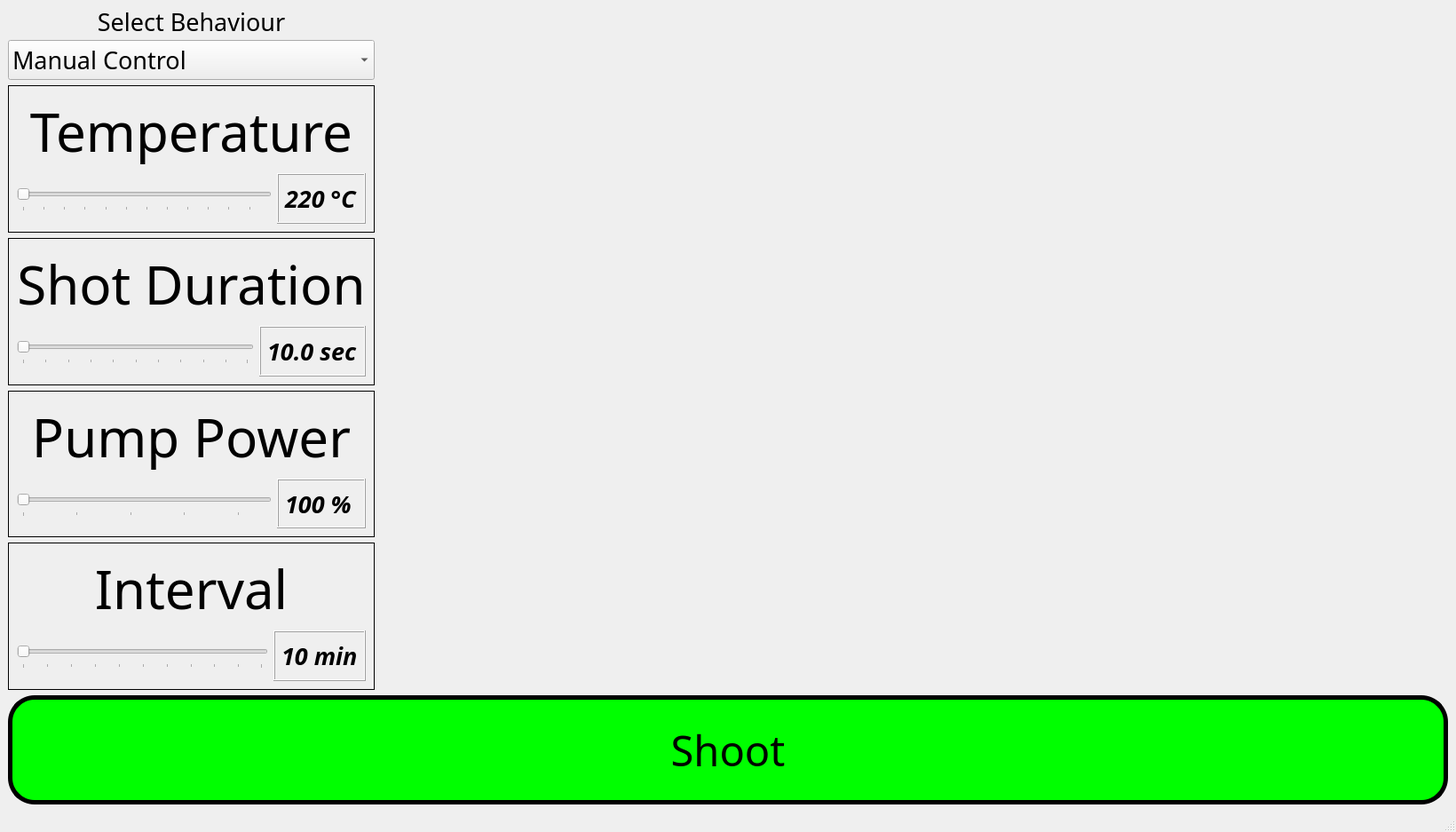
<?xml version="1.0" encoding="UTF-8"?>
<ui version="4.0">
 <class>Fogster2000</class>
 <widget class="QMainWindow" name="Fogster2000">
  <property name="geometry">
   <rect>
    <x>0</x>
    <y>0</y>
    <width>1640</width>
    <height>937</height>
   </rect>
  </property>
  <property name="windowTitle">
   <string>Fogster2000</string>
  </property>
  <widget class="QWidget" name="centralwidget">
   <layout class="QGridLayout" name="gridLayout_5">
    <item row="0" column="0">
     <layout class="QVBoxLayout" name="verticalLayout_7">
      <item>
       <layout class="QHBoxLayout" name="horizontalLayout_5">
        <item>
         <layout class="QVBoxLayout" name="verticalLayout_6">
          <item>
           <widget class="QLabel" name="label_2">
            <property name="sizePolicy">
             <sizepolicy hsizetype="Minimum" vsizetype="Minimum">
              <horstretch>0</horstretch>
              <verstretch>0</verstretch>
             </sizepolicy>
            </property>
            <property name="minimumSize">
             <size>
              <width>0</width>
              <height>30</height>
             </size>
            </property>
            <property name="maximumSize">
             <size>
              <width>16777215</width>
              <height>30</height>
             </size>
            </property>
            <property name="font">
             <font>
              <family>Harlow Solid Italic</family>
              <pointsize>20</pointsize>
             </font>
            </property>
            <property name="text">
             <string>Select Behaviour</string>
            </property>
            <property name="alignment">
             <set>Qt::AlignCenter</set>
            </property>
           </widget>
          </item>
          <item>
           <widget class="QComboBox" name="selector">
            <property name="font">
             <font>
              <family>Harlow Solid Italic</family>
              <pointsize>20</pointsize>
             </font>
            </property>
            <item>
             <property name="text">
              <string>Manual Control</string>
             </property>
            </item>
            <item>
             <property name="text">
              <string>Shoot in Intervals</string>
             </property>
            </item>
            <item>
             <property name="text">
              <string>Shoot Continuously</string>
             </property>
            </item>
           </widget>
          </item>
          <item>
           <layout class="QVBoxLayout" name="verticalLayout_5">
            <item>
             <widget class="QFrame" name="frame">
              <property name="frameShape">
               <enum>QFrame::Box</enum>
              </property>
              <property name="frameShadow">
               <enum>QFrame::Plain</enum>
              </property>
              <property name="lineWidth">
               <number>1</number>
              </property>
              <layout class="QGridLayout" name="gridLayout">
               <item row="0" column="0">
                <layout class="QVBoxLayout" name="verticalLayout">
                 <item>
                  <widget class="QLabel" name="label">
                   <property name="font">
                    <font>
                     <family>Harlow Solid Italic</family>
                     <pointsize>45</pointsize>
                    </font>
                   </property>
                   <property name="text">
                    <string>Temperature</string>
                   </property>
                   <property name="alignment">
                    <set>Qt::AlignCenter</set>
                   </property>
                  </widget>
                 </item>
                 <item>
                  <layout class="QHBoxLayout" name="horizontalLayout">
                   <item>
                    <widget class="QSlider" name="s_temp">
                     <property name="minimumSize">
                      <size>
                       <width>198</width>
                       <height>30</height>
                      </size>
                     </property>
                     <property name="cursor">
                      <cursorShape>CrossCursor</cursorShape>
                     </property>
                     <property name="maximum">
                      <number>235</number>
                     </property>
                     <property name="pageStep">
                      <number>20</number>
                     </property>
                     <property name="orientation">
                      <enum>Qt::Horizontal</enum>
                     </property>
                     <property name="tickPosition">
                      <enum>QSlider::TicksBelow</enum>
                     </property>
                    </widget>
                   </item>
                   <item>
                    <widget class="QLabel" name="v_temp">
                     <property name="sizePolicy">
                      <sizepolicy hsizetype="Maximum" vsizetype="Preferred">
                       <horstretch>0</horstretch>
                       <verstretch>0</verstretch>
                      </sizepolicy>
                     </property>
                     <property name="minimumSize">
                      <size>
                       <width>100</width>
                       <height>0</height>
                      </size>
                     </property>
                     <property name="maximumSize">
                      <size>
                       <width>260</width>
                       <height>16777215</height>
                      </size>
                     </property>
                     <property name="font">
                      <font>
                       <family>Harlow Solid Italic</family>
                       <pointsize>20</pointsize>
                       <italic>true</italic>
                       <bold>true</bold>
                      </font>
                     </property>
                     <property name="frameShape">
                      <enum>QFrame::Box</enum>
                     </property>
                     <property name="frameShadow">
                      <enum>QFrame::Raised</enum>
                     </property>
                     <property name="text">
                      <string>220 °C</string>
                     </property>
                    </widget>
                   </item>
                  </layout>
                 </item>
                </layout>
               </item>
              </layout>
             </widget>
            </item>
            <item>
             <widget class="QFrame" name="frame_2">
              <property name="frameShape">
               <enum>QFrame::Box</enum>
              </property>
              <property name="frameShadow">
               <enum>QFrame::Plain</enum>
              </property>
              <property name="lineWidth">
               <number>1</number>
              </property>
              <layout class="QGridLayout" name="gridLayout_2">
               <item row="0" column="0">
                <layout class="QVBoxLayout" name="verticalLayout_2">
                 <item>
                  <widget class="QLabel" name="label_3">
                   <property name="font">
                    <font>
                     <family>Harlow Solid Italic</family>
                     <pointsize>45</pointsize>
                    </font>
                   </property>
                   <property name="text">
                    <string>Shot Duration</string>
                   </property>
                   <property name="alignment">
                    <set>Qt::AlignCenter</set>
                   </property>
                  </widget>
                 </item>
                 <item>
                  <layout class="QHBoxLayout" name="horizontalLayout_2">
                   <item>
                    <widget class="QSlider" name="s_dur">
                     <property name="minimumSize">
                      <size>
                       <width>198</width>
                       <height>30</height>
                      </size>
                     </property>
                     <property name="cursor">
                      <cursorShape>CrossCursor</cursorShape>
                     </property>
                     <property name="minimum">
                      <number>1</number>
                     </property>
                     <property name="maximum">
                      <number>200</number>
                     </property>
                     <property name="pageStep">
                      <number>20</number>
                     </property>
                     <property name="orientation">
                      <enum>Qt::Horizontal</enum>
                     </property>
                     <property name="tickPosition">
                      <enum>QSlider::TicksBelow</enum>
                     </property>
                    </widget>
                   </item>
                   <item>
                    <widget class="QLabel" name="v_dur">
                     <property name="sizePolicy">
                      <sizepolicy hsizetype="Maximum" vsizetype="Preferred">
                       <horstretch>0</horstretch>
                       <verstretch>0</verstretch>
                      </sizepolicy>
                     </property>
                     <property name="minimumSize">
                      <size>
                       <width>100</width>
                       <height>0</height>
                      </size>
                     </property>
                     <property name="maximumSize">
                      <size>
                       <width>260</width>
                       <height>16777215</height>
                      </size>
                     </property>
                     <property name="font">
                      <font>
                       <family>Harlow Solid Italic</family>
                       <pointsize>20</pointsize>
                       <italic>true</italic>
                       <bold>true</bold>
                      </font>
                     </property>
                     <property name="frameShape">
                      <enum>QFrame::Box</enum>
                     </property>
                     <property name="frameShadow">
                      <enum>QFrame::Raised</enum>
                     </property>
                     <property name="text">
                      <string>10.0 sec</string>
                     </property>
                    </widget>
                   </item>
                  </layout>
                 </item>
                </layout>
               </item>
              </layout>
             </widget>
            </item>
            <item>
             <widget class="QFrame" name="frame_4">
              <property name="frameShape">
               <enum>QFrame::Box</enum>
              </property>
              <property name="frameShadow">
               <enum>QFrame::Plain</enum>
              </property>
              <property name="lineWidth">
               <number>1</number>
              </property>
              <layout class="QGridLayout" name="gridLayout_4">
               <item row="0" column="0">
                <layout class="QVBoxLayout" name="verticalLayout_4">
                 <item>
                  <widget class="QLabel" name="label_10">
                   <property name="font">
                    <font>
                     <family>Harlow Solid Italic</family>
                     <pointsize>45</pointsize>
                    </font>
                   </property>
                   <property name="text">
                    <string>Pump Power</string>
                   </property>
                   <property name="alignment">
                    <set>Qt::AlignCenter</set>
                   </property>
                  </widget>
                 </item>
                 <item>
                  <layout class="QHBoxLayout" name="horizontalLayout_4">
                   <item>
                    <widget class="QSlider" name="s_pow">
                     <property name="minimumSize">
                      <size>
                       <width>198</width>
                       <height>30</height>
                      </size>
                     </property>
                     <property name="cursor">
                      <cursorShape>CrossCursor</cursorShape>
                     </property>
                     <property name="minimum">
                      <number>10</number>
                     </property>
                     <property name="maximum">
                      <number>100</number>
                     </property>
                     <property name="pageStep">
                      <number>20</number>
                     </property>
                     <property name="tracking">
                      <bool>true</bool>
                     </property>
                     <property name="orientation">
                      <enum>Qt::Horizontal</enum>
                     </property>
                     <property name="invertedAppearance">
                      <bool>false</bool>
                     </property>
                     <property name="invertedControls">
                      <bool>false</bool>
                     </property>
                     <property name="tickPosition">
                      <enum>QSlider::TicksBelow</enum>
                     </property>
                    </widget>
                   </item>
                   <item>
                    <widget class="QLabel" name="v_pow">
                     <property name="sizePolicy">
                      <sizepolicy hsizetype="Maximum" vsizetype="Preferred">
                       <horstretch>0</horstretch>
                       <verstretch>0</verstretch>
                      </sizepolicy>
                     </property>
                     <property name="minimumSize">
                      <size>
                       <width>100</width>
                       <height>0</height>
                      </size>
                     </property>
                     <property name="maximumSize">
                      <size>
                       <width>260</width>
                       <height>16777215</height>
                      </size>
                     </property>
                     <property name="font">
                      <font>
                       <family>Harlow Solid Italic</family>
                       <pointsize>20</pointsize>
                       <italic>true</italic>
                       <bold>true</bold>
                      </font>
                     </property>
                     <property name="frameShape">
                      <enum>QFrame::Box</enum>
                     </property>
                     <property name="frameShadow">
                      <enum>QFrame::Raised</enum>
                     </property>
                     <property name="text">
                      <string>100 %</string>
                     </property>
                    </widget>
                   </item>
                  </layout>
                 </item>
                </layout>
               </item>
              </layout>
             </widget>
            </item>
            <item>
             <widget class="QFrame" name="frame_3">
              <property name="frameShape">
               <enum>QFrame::Box</enum>
              </property>
              <property name="frameShadow">
               <enum>QFrame::Plain</enum>
              </property>
              <property name="lineWidth">
               <number>1</number>
              </property>
              <layout class="QGridLayout" name="gridLayout_3">
               <item row="0" column="0">
                <layout class="QVBoxLayout" name="verticalLayout_3">
                 <item>
                  <widget class="QLabel" name="label_4">
                   <property name="font">
                    <font>
                     <family>Harlow Solid Italic</family>
                     <pointsize>45</pointsize>
                    </font>
                   </property>
                   <property name="text">
                    <string>Interval</string>
                   </property>
                   <property name="alignment">
                    <set>Qt::AlignCenter</set>
                   </property>
                  </widget>
                 </item>
                 <item>
                  <layout class="QHBoxLayout" name="horizontalLayout_3">
                   <item>
                    <widget class="QSlider" name="s_interv">
                     <property name="minimumSize">
                      <size>
                       <width>198</width>
                       <height>30</height>
                      </size>
                     </property>
                     <property name="cursor">
                      <cursorShape>CrossCursor</cursorShape>
                     </property>
                     <property name="autoFillBackground">
                      <bool>false</bool>
                     </property>
                     <property name="minimum">
                      <number>1</number>
                     </property>
                     <property name="maximum">
                      <number>200</number>
                     </property>
                     <property name="pageStep">
                      <number>20</number>
                     </property>
                     <property name="orientation">
                      <enum>Qt::Horizontal</enum>
                     </property>
                     <property name="tickPosition">
                      <enum>QSlider::TicksBelow</enum>
                     </property>
                    </widget>
                   </item>
                   <item>
                    <widget class="QLabel" name="v_interv">
                     <property name="sizePolicy">
                      <sizepolicy hsizetype="Maximum" vsizetype="Preferred">
                       <horstretch>0</horstretch>
                       <verstretch>0</verstretch>
                      </sizepolicy>
                     </property>
                     <property name="minimumSize">
                      <size>
                       <width>100</width>
                       <height>0</height>
                      </size>
                     </property>
                     <property name="maximumSize">
                      <size>
                       <width>260</width>
                       <height>16777215</height>
                      </size>
                     </property>
                     <property name="font">
                      <font>
                       <family>Harlow Solid Italic</family>
                       <pointsize>20</pointsize>
                       <italic>true</italic>
                       <bold>true</bold>
                      </font>
                     </property>
                     <property name="frameShape">
                      <enum>QFrame::Box</enum>
                     </property>
                     <property name="frameShadow">
                      <enum>QFrame::Raised</enum>
                     </property>
                     <property name="text">
                      <string>10 min</string>
                     </property>
                    </widget>
                   </item>
                  </layout>
                 </item>
                </layout>
               </item>
              </layout>
             </widget>
            </item>
           </layout>
          </item>
         </layout>
        </item>
        <item>
         <widget class="MplWidget" name="plot" native="true">
          <property name="sizePolicy">
           <sizepolicy hsizetype="Preferred" vsizetype="Preferred">
            <horstretch>1</horstretch>
            <verstretch>2</verstretch>
           </sizepolicy>
          </property>
          <property name="minimumSize">
           <size>
            <width>800</width>
            <height>0</height>
           </size>
          </property>
          <property name="autoFillBackground">
           <bool>true</bool>
          </property>
         </widget>
        </item>
       </layout>
      </item>
      <item>
       <widget class="QPushButton" name="b_shoot">
        <property name="sizePolicy">
         <sizepolicy hsizetype="Minimum" vsizetype="Fixed">
          <horstretch>0</horstretch>
          <verstretch>0</verstretch>
         </sizepolicy>
        </property>
        <property name="minimumSize">
         <size>
          <width>0</width>
          <height>123</height>
         </size>
        </property>
        <property name="font">
         <font>
          <family>Harlow Solid Italic</family>
          <pointsize>35</pointsize>
         </font>
        </property>
        <property name="styleSheet">
         <string notr="true">QPushButton#b_shoot{
    background-color: lime;
border-style: solid;
border-color: black;
border-width: 5px;
border-radius: 30px;
}

QPushButton#b_shoot:hover {
    background-color: springgreen;
}

QPushButton#b_shoot:pressed {
    background-color: cyan;     
}

</string>
        </property>
        <property name="text">
         <string>Shoot</string>
        </property>
       </widget>
      </item>
     </layout>
    </item>
   </layout>
  </widget>
  <widget class="QStatusBar" name="statusbar"/>
 </widget>
 <customwidgets>
  <customwidget>
   <class>MplWidget</class>
   <extends>QWidget</extends>
   <header>components.mplwidget.h</header>
   <container>1</container>
  </customwidget>
 </customwidgets>
 <resources/>
 <connections/>
</ui>
